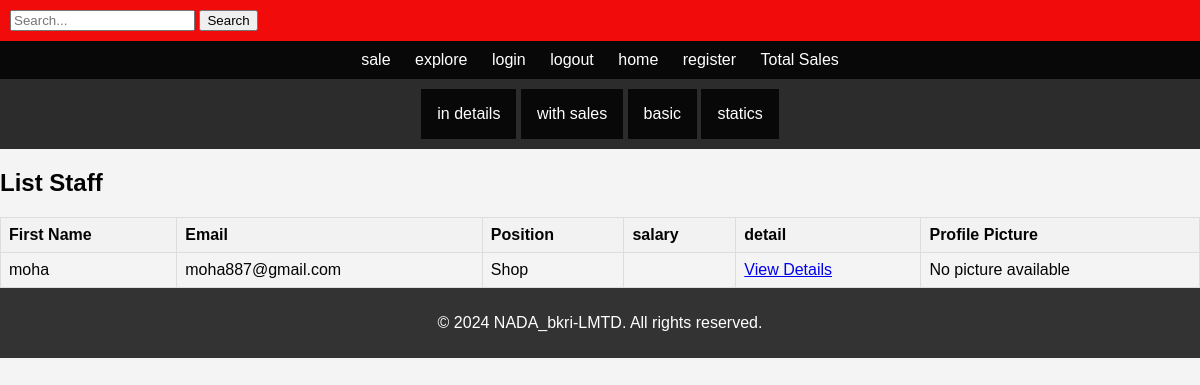
Page /list_staff/ on the earlier database version.
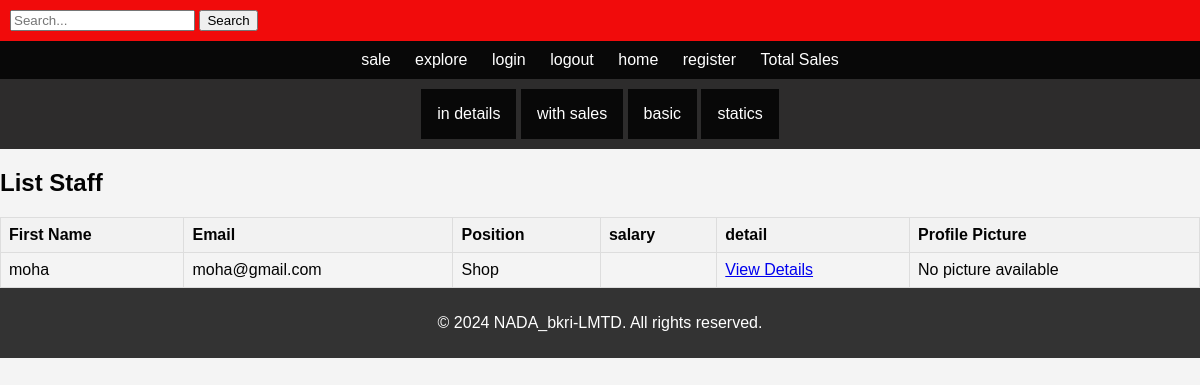
Same page on the later database version.
### prd/models.py (models this page shows, shortened)
class Staff(models.Model):
    SHOP = 'Shop'
    STORE = 'Store'
    LOCATION_CHOICES = [
        (SHOP, 'Shop'),
        (STORE, 'Store'),
    ]
    user = models.OneToOneField(User, on_delete=models.CASCADE,null=True)
    first_name = models.CharField(max_length=255)
    last_name = models.CharField(max_length=255)
    email = models.EmailField(unique=True)
    salary = models.PositiveIntegerField(default=0)
    position = models.CharField(
        max_length=5,
        choices=LOCATION_CHOICES,
        default=SHOP,
    )
    phone_num = models.CharField(max_length=10, null=True)
    national_id = models.CharField(max_length=10, null=True, blank=True)
    profile_picture = models.ImageField(upload_to='staff_profile_pics/', blank=True, null=True)

### prd/views.py (the view)
# urls.py: path('list_staff/', list_staff, name='list_staff'),
def list_staff(request):
    salary = Salary.objects.all()
    staff_members = Staff.objects.all()
    return render(request, 'prd/staff_list.html', {'staff_members': staff_members,'salary':salary})

### prd/templates/prd/staff_list.html (shortened to what this page needs)
{% extends 'base.html' %}
{% block content %}
<h2>List Staff</h2>
<table>
    <thead>
        <tr>
            <th>First Name</th>
            <th>Email</th>
            <th>Position</th>
            <th>salary</th>
            <th>detail</th>
            <th>Profile Picture</th>
        </tr>
    </thead>
    <tbody>
        {% for staff_member in staff_members %}
            <tr>
                <td>{{ staff_member.first_name }}</td>
                <td>{{ staff_member.email }}</td>
                <td>{{ staff_member.position }}</td>
                <td>{{ staff_member.salary.basic_amount }}</td>
                <td><a href="{% url 'staff_detail' staff_id=staff_member.id %}">View Details</a></td>
                <td>
                    {% if staff.profile_picture %}
                        <img src="{{ staff.profile_picture.url }}">
                    {% else %}
                        No picture available
                    {% endif %}
                </td>
            </tr>
        {% endfor %}
    </tbody>
</table>
{% endblock %}

Differences in the rows shown:
changed Staff "moha": email "moha887@gmail.com" → "moha@gmail.com"
